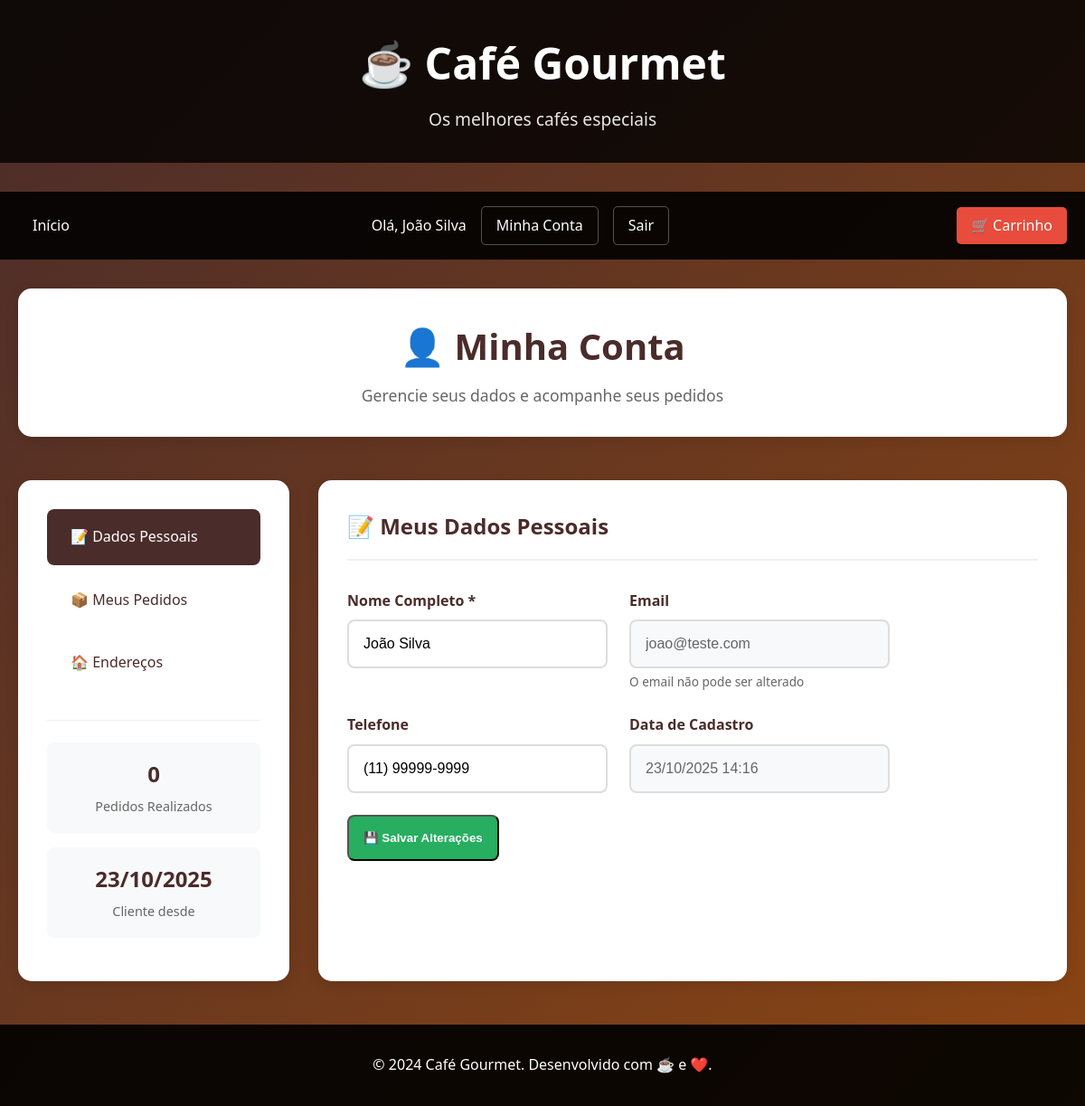
Screenshot of /minhaconta.php (signed in) with the database file from the repository.
### tables this page shows
CREATE TABLE IF NOT EXISTS usuarios (
    id INT AUTO_INCREMENT PRIMARY KEY,
    nome VARCHAR(100) NOT NULL,
    email VARCHAR(255) UNIQUE NOT NULL,
    senha_hash VARCHAR(255) NOT NULL,
    telefone VARCHAR(20),
    data_cadastro TIMESTAMP DEFAULT CURRENT_TIMESTAMP,
    data_atualizacao TIMESTAMP DEFAULT CURRENT_TIMESTAMP ON UPDATE CURRENT_TIMESTAMP,
    ativo TINYINT DEFAULT 1
);

### minhaconta.php (the view, shortened to what this page needs)
<?php
try {
    $pdo = new PDO('mysql:host=localhost;dbname=cafe_db', 'root', '');
    $pdo->setAttribute(PDO::ATTR_ERRMODE, PDO::ERRMODE_EXCEPTION);
} catch (PDOException $e) {
    die("Erro no banco de dados: " . $e->getMessage());
}
$stmt = $pdo->prepare("SELECT * FROM usuarios WHERE id = ?");
$stmt->execute([$_SESSION['usuario_id']]);
$usuario = $stmt->fetch(PDO::FETCH_ASSOC);
$stmt_pedidos = $pdo->prepare("
    SELECT p.*,
           COUNT(pi.id) as total_itens,
           SUM(pi.quantidade * pi.preco_unitario) as valor_total
    FROM pedidos p
    LEFT JOIN pedido_itens pi ON p.id = pi.pedido_id
    WHERE p.usuario_id = ?
    GROUP BY p.id
    ORDER BY p.data_pedido DESC
");
$stmt_pedidos->execute([$_SESSION['usuario_id']]);
$pedidos = $stmt_pedidos->fetchAll(PDO::FETCH_ASSOC);
?>
<!DOCTYPE html>
<html lang="pt-BR">
<head>
    <link rel="stylesheet" href="style.css">
</head>
<body>
    <header>
        <div class="container">
            <h1>☕ Café Gourmet</h1>
            <p>Os melhores cafés especiais</p>
        </div>
    </header>
    <nav class="nav-bar">
        <div class="container">
            <a href="index.php" class="nav-link">Início</a>
            <?php if (isset($_SESSION['usuario_id'])): ?>
                <div class="user-menu">
                    <span class="user-welcome">Olá, <?php echo htmlspecialchars($_SESSION['usuario_nome']); ?></span>
                    <a href="minhaconta.php" class="nav-link">Minha Conta</a>
                    <a href="logout.php" class="nav-link">Sair</a>
                </div>
            <?php endif; ?>
            <a href="carrinho.php" class="nav-link cart-link">
                🛒 Carrinho
            </a>
        </div>
    </nav>
    <main class="container">
        <div class="account-container">
            <div class="account-header">
                <h1>👤 Minha Conta</h1>
                <p>Gerencie seus dados e acompanhe seus pedidos</p>
            </div>
            <div class="account-layout">
                <aside class="account-sidebar">
                    <div class="sidebar-menu">
                        <a href="#dados-pessoais" class="sidebar-item active">📝 Dados Pessoais</a>
                        <a href="#meus-pedidos" class="sidebar-item">📦 Meus Pedidos</a>
                        <a href="#enderecos" class="sidebar-item">🏠 Endereços</a>
                    </div>
                    <div class="account-stats">
                        <div class="stat-item">
                            <span class="stat-number"><?php echo count($pedidos); ?></span>
                            <span class="stat-label">Pedidos Realizados</span>
                        </div>
                        <div class="stat-item">
                            <span class="stat-number"><?php echo date('d/m/Y', strtotime($usuario['data_cadastro'])); ?></span>
                            <span class="stat-label">Cliente desde</span>
                        </div>
                    </div>
                </aside>
                <div class="account-content">
                    <section id="dados-pessoais" class="content-section active">
                        <h2>📝 Meus Dados Pessoais</h2>
                        <form method="post" class="account-form">
                            <div class="form-row">
                                <div class="form-group">
                                    <label for="nome">Nome Completo *</label>
                                    <input type="text" id="nome" name="nome" required
                                           value="<?php echo htmlspecialchars($usuario['nome']); ?>">
                                </div>
                                <div class="form-group">
                                    <label for="email">Email</label>
                                    <input type="email" id="email" value="<?php echo htmlspecialchars($usuario['email']); ?>" disabled>
                                    <small>O email não pode ser alterado</small>
                                </div>
                            </div>
                            <div class="form-row">
                                <div class="form-group">
                                    <label for="telefone">Telefone</label>
                                    <input type="tel" id="telefone" name="telefone"
                                           value="<?php echo htmlspecialchars($usuario['telefone'] ?? ''); ?>">
                                </div>
                                <div class="form-group">
                                    <label for="data_cadastro">Data de Cadastro</label>
                                    <input type="text" id="data_cadastro"
                                           value="<?php echo date('d/m/Y H:i', strtotime($usuario['data_cadastro'])); ?>" disabled>
                                </div>
                            </div>
                            <button type="submit" name="atualizar_dados" class="btn-primary">
                                💾 Salvar Alterações
                            </button>
                        </form>
                    </section>
                </div>
            </div>
        </div>
    </main>
    <footer>
        <div class="container">
            <p>&copy; 2024 Café Gourmet. Desenvolvido com ☕ e ❤️.</p>
        </div>
    </footer>
</body>
</html>

### style.css (style rules this page uses)
* { margin: 0; padding: 0; box-sizing: border-box; }
body { font-family: 'Segoe UI', Tahoma, Geneva, Verdana, sans-serif; background: linear-gradient(135deg, #4a2c2a, #8b4513); color: #333; min-height: 100vh; line-height: 1.6; }
.container { max-width: 1200px; margin: 0 auto; padding: 0 20px; }
header { background: rgba(0, 0, 0, 0.8); color: white; padding: 2rem 0; text-align: center; margin-bottom: 2rem; }
header h1 { font-size: 3rem; margin-bottom: 0.5rem; }
header p { font-size: 1.2rem; opacity: 0.9; }
footer { background: rgba(0, 0, 0, 0.9); color: white; text-align: center; padding: 2rem 0; margin-top: 3rem; }
.nav-bar { background: rgba(0, 0, 0, 0.9); padding: 1rem 0; margin-bottom: 2rem; }
.nav-bar .container { display: flex; justify-content: space-between; align-items: center; }
.nav-link { color: white; text-decoration: none; padding: 0.5rem 1rem; border-radius: 5px; transition: background 0.3s; }
.cart-link { position: relative; background: #e74c3c; }
.btn-primary, .btn-secondary { display: block; text-align: center; padding: 1rem; border-radius: 8px; text-decoration: none; font-weight: bold; transition: all 0.3s; }
.btn-primary { background: #27ae60; color: white; }
.form-group { display: flex; flex-direction: column; }
.form-group label { font-weight: bold; color: #4a2c2a; margin-bottom: 0.5rem; }
.form-group input { padding: 1rem; border: 2px solid #ddd; border-radius: 8px; font-size: 1rem; transition: border-color 0.3s; }
.form-group small { color: #666; font-size: 0.85rem; margin-top: 0.25rem; }
.user-menu { display: flex; align-items: center; gap: 1rem; }
.user-welcome { color: white; font-weight: 500; }
.user-menu .nav-link { background: transparent; border: 1px solid rgba(255, 255, 255, 0.3); }
.account-container { max-width: 1200px; margin: 0 auto; }
.account-header { text-align: center; margin-bottom: 3rem; padding: 2rem; background: white; border-radius: 15px; box-shadow: 0 4px 15px rgba(0, 0, 0, 0.1); }
.account-header h1 { color: #4a2c2a; margin-bottom: 0.5rem; font-size: 2.5rem; }
.account-header p { color: #666; font-size: 1.1rem; }
.account-layout { display: grid; grid-template-columns: 300px 1fr; gap: 2rem; margin-top: 2rem; }
.account-sidebar { background: white; border-radius: 15px; padding: 2rem; box-shadow: 0 4px 15px rgba(0, 0, 0, 0.1); height: fit-content; position: sticky; top: 2rem; }
.sidebar-menu { display: flex; flex-direction: column; gap: 0.5rem; margin-bottom: 2rem; }
.sidebar-item { padding: 1rem 1.5rem; text-decoration: none; color: #4a2c2a; border-radius: 8px; transition: all 0.3s; border: 2px solid transparent; font-weight: 500; }
.sidebar-item.active { background: #4a2c2a; color: white; }
.account-stats { border-top: 1px solid #eee; padding-top: 1.5rem; }
.stat-item { text-align: center; padding: 1rem; margin-bottom: 1rem; background: #f8f9fa; border-radius: 8px; }
.stat-number { display: block; font-size: 1.5rem; font-weight: bold; color: #4a2c2a; margin-bottom: 0.25rem; }
.stat-label { font-size: 0.9rem; color: #666; }
.account-content { background: white; border-radius: 15px; padding: 2rem; box-shadow: 0 4px 15px rgba(0, 0, 0, 0.1); min-height: 500px; }
.content-section { display: none; }
.content-section.active { display: block; }
.content-section h2 { color: #4a2c2a; margin-bottom: 2rem; padding-bottom: 1rem; border-bottom: 2px solid #f0f0f0; }
.account-form { max-width: 600px; }
.form-row { display: grid; grid-template-columns: 1fr 1fr; gap: 1.5rem; margin-bottom: 1.5rem; }
.account-form .form-group { margin-bottom: 0; }
.account-form input:disabled { background: #f8f9fa; color: #666; cursor: not-allowed; }
.account-form small { color: #666; font-size: 0.85rem; margin-top: 0.25rem; display: block; }

### rows the page displays
usuarios: data_cadastro "23/10/2025", nome "João Silva", email "joao@teste.com", telefone "(11) 99999-9999", data_cadastro "23/10/2025 14:16"

### other values shown
$_SESSION['usuario_nome'] "João Silva"
count($pedidos) "0"
